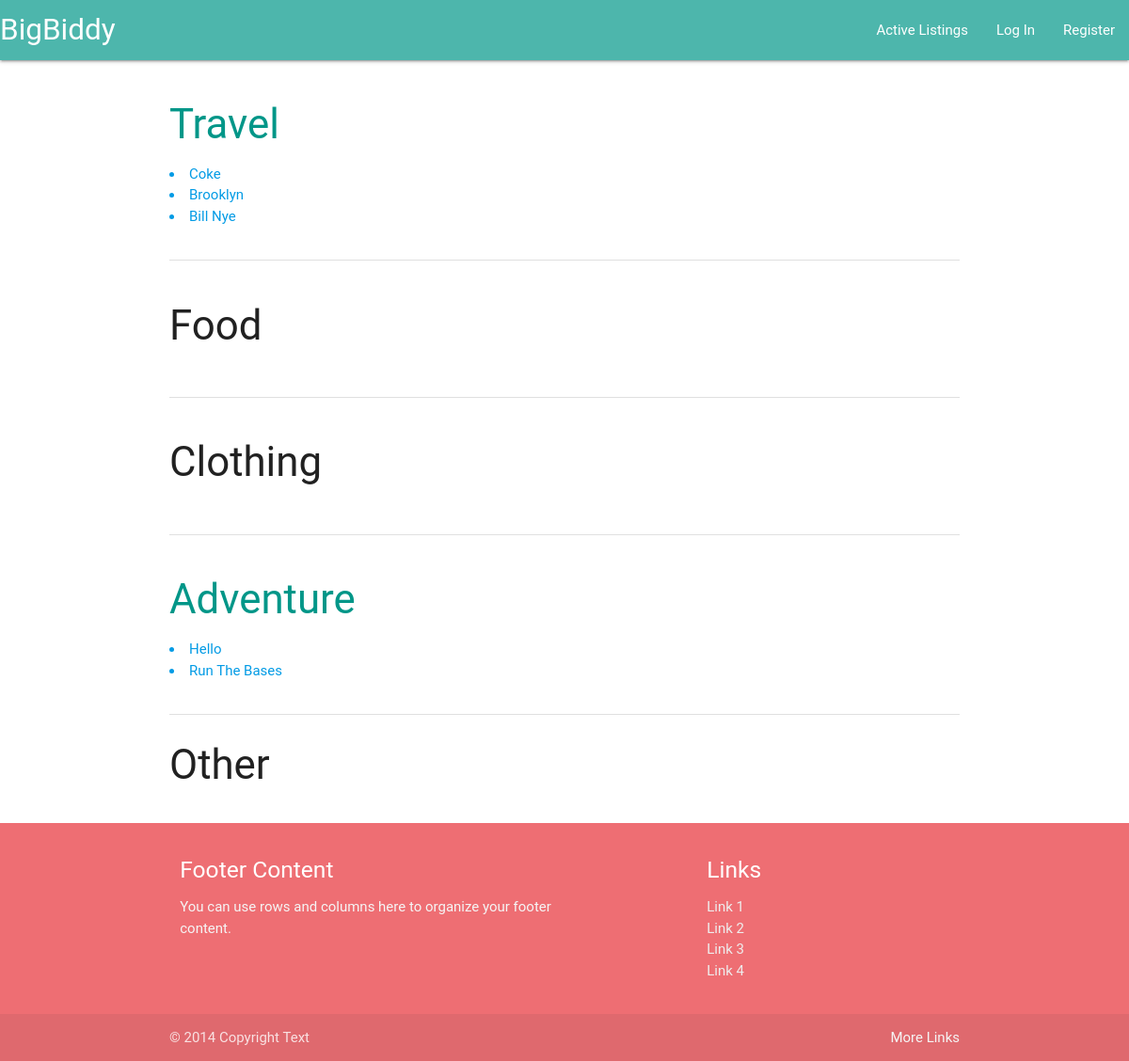
Page /category/ on the earlier database version.
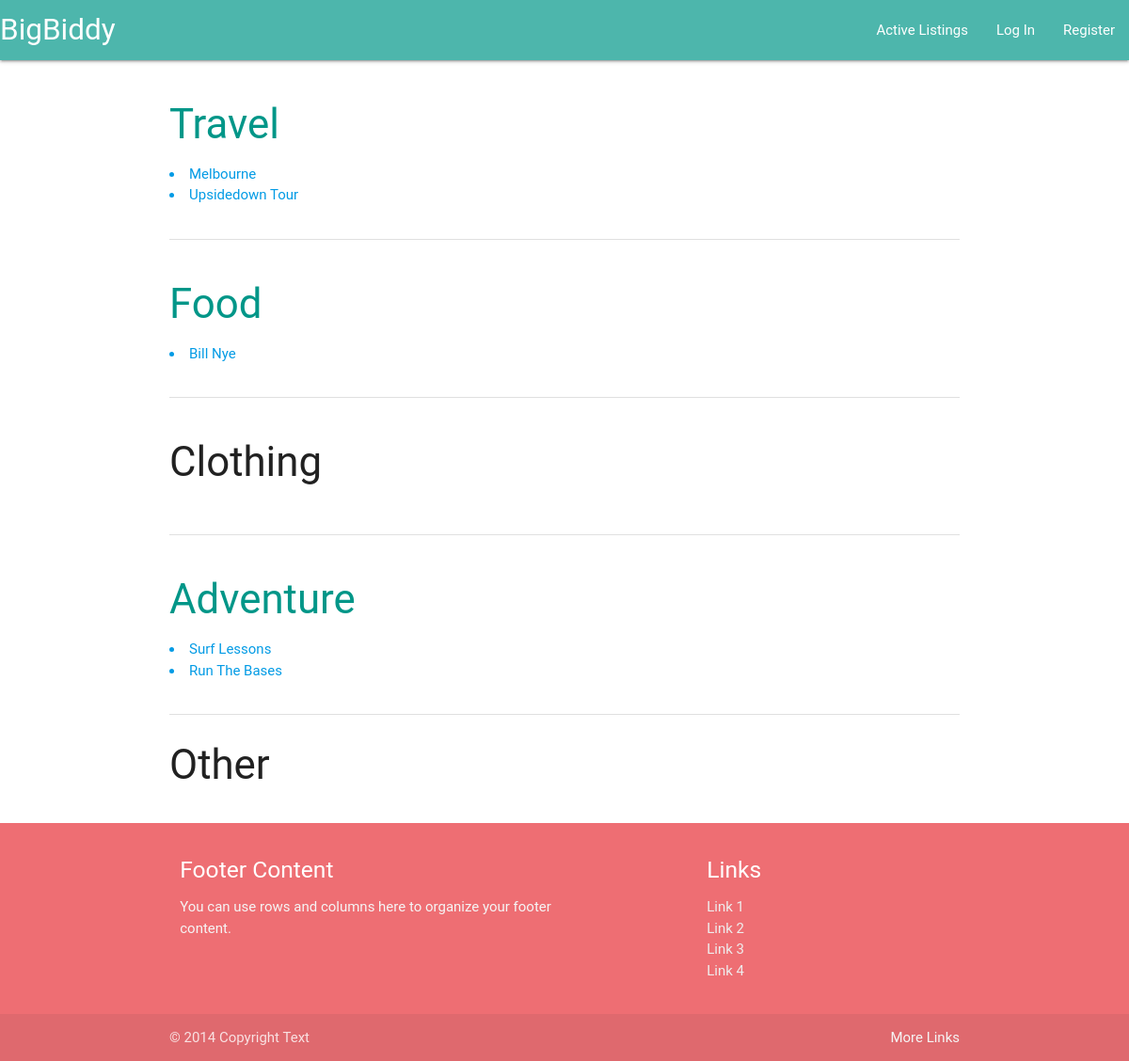
Same page on the later database version.
### auctions/models.py (models this page shows, shortened)
class Listing(models.Model):
    title = models.CharField(max_length=64, unique=True)
    description = models.TextField()
    start_bid = models.PositiveSmallIntegerField(default=0)
    list_image = models.URLField()
    user = models.ForeignKey(User, on_delete=models.CASCADE)
    active = models.BooleanField(default=True)
    TRAVEL = 'TR'
    FOOD = 'FD'
    CLOTHING = 'CL'
    ADVENTURE = 'AV'
    OTHER = 'OT'
    CATEGORY_CHOICES = [
        (TRAVEL, 'Travel'),
        (FOOD, 'Food'),
        (CLOTHING, 'Clothing'),
        (ADVENTURE, 'Adventure'),
        (OTHER, 'Other'),
    ]
    category = models.CharField(max_length=2, choices=CATEGORY_CHOICES, blank=False, null=False)

### auctions/views.py (the view)
# urls.py: path('category/', views.category, name="category"),
def category(request):
    travel = Listing.objects.filter(category='TR')
    food = Listing.objects.filter(category='FD')
    clothing = Listing.objects.filter(category='CL')
    adventure = Listing.objects.filter(category='AV')
    other = Listing.objects.filter(category='OT')
    return render(request, "auctions/category.html", {
        "travel": travel,
        "food": food,
        "clothing": clothing,
        "adventure": adventure,
        "other": other
    })

### auctions/templates/auctions/category.html
{% extends "auctions/layout.html" %}
{% block body %}
<div class="container">
    <div class="row section">
        {% if travel %}
            <a href="{% url 'pick_category' category='TR' %}"><h3 class="teal-text">Travel</h3></a>
            {% for t in travel %}
                <a href="{% url 'listing' item=t.title %}"><li>{{ t.title |title }}</li></a>
            {% endfor %}
        {% else %}
            <h3>Travel</h3>
        {% endif %}
    </div>
    <div class="divider"></div>
    <div class="row section">
        {% if food %}
            <a href="{% url 'pick_category' category='FD' %}"><h3 class="teal-text">Food</h3></a>
            {% for f in food %}
                <a href="{% url 'listing' item=f.title %}"><li>{{ f.title |title }}</li></a>
            {% endfor %}
        {% else %}
            <h3>Food</h3>
        {% endif %}
    </div>
    <div class="divider"></div>
    <div class="row section">
        {% if clothing %}
            <a href="{% url 'pick_category' category='CL' %}"><h3 class="teal-text">Clothing</h3></a>
            {% for c in clothing %}
                <a href="{% url 'listing' item=c.title %}"><li>{{ c.title |title }}</li></a>
            {% endfor %}
        {% else %}
            <h3>Clothing</h3>
        {% endif %}
    </div>
    <div class="divider"></div>
    <div class="row section">
        {% if adventure %}
            <a href="{% url 'pick_category' category='AV' %}"><h3 class="teal-text">Adventure</h3></a>
            {% for a in adventure %}
                <a href="{% url 'listing' item=a.title %}"><li>{{ a.title |title }}</li></a>
            {% endfor %}
        {% else %}
            <h3>Adventure</h3>
        {% endif %}
    </div>
    <div class="divider"></div>
    <div class="row">
        {% if other %}
        <a href="{% url 'pick_category' category='OT' %}"><h3 class="teal-text">Other</h3></a>
            {% for o in other %}
                <a href="{% url 'listing' item=o.title %}"><li>{{ o.title |title }}</li></a>
            {% endfor %}
        {% else %}
            <h3>Other</h3>
        {% endif %}
    </div>
</div>
{% endblock %}

### auctions/templates/auctions/layout.html (shortened to what this page needs)
{% load static %}
<!DOCTYPE html>
<html lang="en">
    <head>
        <link type="text/css" rel="stylesheet" href="{% static 'auctions/materialize/css/materialize.css' %}"  media="screen,projection"/>
        <link type="text/css" media="screen,projection" rel="stylesheet" href="{% static 'auctions/styles.css' %}">
    </head>
    <body>
        <nav class="teal lighten-2">
            <div class="nav-wrapper">
              <a href="{% url 'home' %}" class="brand-logo">BigBiddy</a>
              <ul id="nav-mobile" class="right hide-on-med-and-down">
                <li><a href="{% url 'index' %}">Active Listings</a></li>
                {% if user.is_authenticated %}
                <li><a href="{% url 'sell' %}">Sell</a></li>
                <li><a href="{% url 'watchlist' %}">Watchlist</a></li>
                <li><a href="{% url 'category' %}">Categories</a></li>
                <li><a href="{% url 'logout' %}">Log Out</a></li>
                {% else %}
                <li><a href="{% url 'login' %}">Log In</a></li>
                <li><a href="{% url 'register' %}">Register</a></li>
                {% endif %}
              </ul>
            </div>
          </nav>
        <main>
        {% block body %}
        {% endblock %}
        </main>
        <footer class="page-footer">
          <div class="container">
            <div class="row">
              <div class="col l6 s12">
                <h5 class="white-text">Footer Content</h5>
                <p class="grey-text text-lighten-4">You can use rows and columns here to organize your footer content.</p>
              </div>
              <div class="col l4 offset-l2 s12">
                <h5 class="white-text">Links</h5>
                <ul>
                  <li><a class="grey-text text-lighten-3" href="#!">Link 1</a></li>
                  <li><a class="grey-text text-lighten-3" href="#!">Link 2</a></li>
                  <li><a class="grey-text text-lighten-3" href="#!">Link 3</a></li>
                  <li><a class="grey-text text-lighten-3" href="#!">Link 4</a></li>
                </ul>
              </div>
            </div>
          </div>
          <div class="footer-copyright">
            <div class="container">
            © 2014 Copyright Text
            <a class="grey-text text-lighten-4 right" href="#!">More Links</a>
            </div>
          </div>
        </footer>
    </body>
</html>

### auctions/static/auctions/styles.css (style rules this page uses)
body { font-family: 'Roboto', sans-serif; }

Differences in the rows shown:
removed Listing: title "Coke", shown under "Travel"
removed Listing: title "Brooklyn", shown under "Travel"
removed Listing: title "Hello", shown under "Adventure"
added Listing: title "Melbourne", shown under "Travel"
added Listing: title "Upsidedown Tour", shown under "Travel"
changed Listing "Bill Nye": moves from the list under "Travel" to the list under "Food"
added Listing: title "Surf Lessons", shown under "Adventure"
